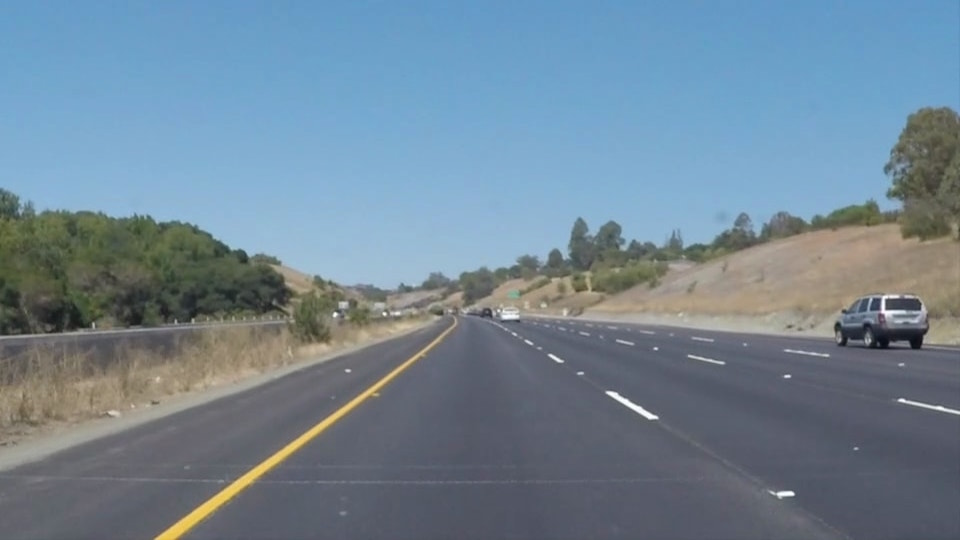
#> input picture test_images/solidYellowCurve.jpg, 960 x 540 px, given in place of right_2016_12_01_13_36_11_911.jpg, which was not available
$ jupyter execute --allow-errors Model_Summary_and_Data-Augmentation_Results_V2.ipynb   (shell and % lines are left out)
#> lines starting #> are read from the running program, lines starting #| are printed output that depends on the picture; pictures that were not available may be replaced by others from this repository, and a replacement may not be noted
[cell 1]
import pandas as pd
import numpy as np
from sklearn.model_selection import train_test_split
from keras.models import Sequential
from keras.optimizers import Adam
from keras.callbacks import ModelCheckpoint
from keras.layers import Lambda, Conv2D, MaxPooling2D, Dropout, Dense, Flatten
import argparse
import os
import cv2
import matplotlib.image as mpimg

np.random.seed(0)


IMAGE_HEIGHT, IMAGE_WIDTH, IMAGE_CHANNELS = 66, 200, 3
INPUT_SHAPE = (IMAGE_HEIGHT, IMAGE_WIDTH, IMAGE_CHANNELS)

[cell 2]
import matplotlib.pyplot as plt
# Visualizations will be shown in the notebook.

#> (a cell that did not finish here is left out)

[cell 4]
data_dir = 'C:/Users/Dell/Desktop/Behavior-Cloning/sim_data/sim_data/data/'
PATH_TO_CSV = 'C:/Users/Dell/Desktop/Behavior-Cloning/sim_data/sim_data/data/driving_log.csv'
CORRECTION = 0.2

[cell 5]
IMAGE_HEIGHT, IMAGE_WIDTH, IMAGE_CHANNELS = 66, 200, 3
INPUT_SHAPE = (IMAGE_HEIGHT, IMAGE_WIDTH, IMAGE_CHANNELS)

[cell 6]
def crop(image):
    """
    Crop the image (removing the sky at the top and the car front at the bottom)
    """
    return image[60:-25, :, :]


def resize(image):
    """
    Resize the image to the input shape used by the network model

    """

    return cv2.resize(image, (IMAGE_WIDTH, IMAGE_HEIGHT), cv2.INTER_AREA)


def rgb2yuv(image):
    """
    Convert the image from RGB to YUV (as per the NVIDIA model )
    """
    return cv2.cvtColor(image, cv2.COLOR_RGB2YUV)


def preprocess(image):
    """
    Combine all preprocess functions into one
    """
    image = crop(image)
    image = resize(image)
    image = rgb2yuv(image)
    return image

[cell 7]
def load_image(choice , data_dir, image_file ,steering_angle):
    """
    Load RGB images from a file
    """
    image = mpimg.imread(os.path.join(data_dir, image_file.strip()))

    image = cv2.resize(image, (IMAGE_WIDTH, IMAGE_HEIGHT), cv2.INTER_AREA)


    if(choice==0):
        plt.title('Left Image')
    elif(choice==1):
        plt.title('Right Image')
    elif(choice==2):
        plt.title('Center Image')

    plt.imshow(image)

    if(choice==0):
        adjusted_steer_angle = steering_angle.item() + 0.2
        plt.xlabel("Steering Angle :" + str(steering_angle) +"\n Steering Angle after correction:"+ str(adjusted_steer_angle))
    elif(choice==1):
        adjusted_steer_angle = steering_angle.item() - 0.2
        plt.xlabel("Steering Angle :" + str(steering_angle) +"\n Steering Angle after correction:"+ str(adjusted_steer_angle))
    elif(choice==2):
        adjusted_steer_angle = steering_angle.item()
        plt.xlabel("Steering Angle :" + str(steering_angle) +"\n Steering Angle after correction:"+ str(adjusted_steer_angle))

    return image

[cell 8]
def load_data(data_dir,PATH_TO_CSV):
    """
    Load training data and split it into training and validation set
    """
    data_df = pd.read_csv(PATH_TO_CSV)
#> (reads driving_log.csv from the repository)

    X = data_df[['center', 'left', 'right']].values
    y = data_df['steering'].values

    X_train, X_valid, y_train, y_valid = train_test_split(X, y, test_size=0.2, random_state=0)

    return X_train, X_valid, y_train, y_valid

[cell 9]
def choose_image(data_dir, center, left, right, steering_angle):
    """
    Randomly choose an image from the center, left or right, and adjust
    the steering angle.
    """
    choice = np.random.choice(3)
    if choice == 0:
        adjusted_angle = steering_angle.item() + 0.2
        image = load_image( choice ,data_dir, left ,steering_angle)
        return image , adjusted_angle,choice
    elif choice == 1:
        adjusted_angle = steering_angle.item() - 0.2
        image = load_image( choice ,data_dir, right ,steering_angle)
        return image , adjusted_angle,choice
    elif choice == 2:
        adjusted_angle = steering_angle.item()
        image = load_image( choice ,data_dir, center ,steering_angle)
        return image , adjusted_angle,choice

    #return image , adjusted_angle


def random_flip(image, steering_angle ,choice):
    """
    Randomly flipt the image left <-> right, and adjust the steering angle.
    """
    setflag = 1

    #if np.random.rand() < 0.5:
    if(setflag==1):
        image_flip = cv2.flip(image, 1)
        steering_angle_flip = -steering_angle
        f, (ax1,ax2) = plt.subplots(1, 2, figsize=(11,11))

        if choice == 0:
            ax1.set_title('Original Left Image')
        elif choice == 1:
            ax1.set_title('Original Right Image')
        elif choice == 2:
            ax1.set_title('Original Center Image')
        ax1.imshow(image)
        ax1.set_xlabel("Steering Angle:"+ str(steering_angle))

        if choice == 0:
            ax2.set_title('Flipped Left Image')
        elif choice == 1:
            ax2.set_title('Flipped Right Image')
        elif choice == 2:
            ax2.set_title('Flipped Center Image')

        ax2.imshow(image_flip)
        ax2.set_xlabel("Flipped Steering Angle:"+ str(steering_angle_flip))
        return image_flip, steering_angle_flip ,choice

    #return image_flip, steering_angle_flip , choice


def random_translate(image, steering_angle, range_x, range_y,choice):
    """
    Randomly shift the image virtially and horizontally (translation).
    """
    trans_x = range_x * (np.random.rand() - 0.5)
    trans_y = range_y * (np.random.rand() - 0.5)
    steering_angle_tr = steering_angle +  trans_x * 0.002
    trans_m = np.float32([[1, 0, trans_x], [0, 1, trans_y]])
    height, width = image.shape[:2]
    image_tr = cv2.warpAffine(image, trans_m, (width, height))
    f, (ax1,ax2) = plt.subplots(1, 2, figsize=(11,11))
    if choice == 0:
        ax1.set_title('Flipped Left Image')
    elif choice == 1:
        ax1.set_title('Flipped Right Image')
    elif choice == 2:
        ax1.set_title('Flipped Center Image')

    ax1.imshow(image)
    ax1.set_xlabel("Steering Angle:"+ str(steering_angle))
    #ax2.set_title('Translated / Warped Image')
    if choice == 0:
        ax2.set_title('Translated / Warped Left Image')
    elif choice == 1:
        ax2.set_title('Translated / Warped Right Image')
    elif choice == 2:
        ax2.set_title('Translated / Warped Center Image')
    ax2.imshow(image_tr)
    ax2.set_xlabel("Steering Angle of Translated / Warped Image:"+ str(steering_angle_tr))


    return image_tr, steering_angle_tr,choice


def random_shadow(origimage,choice):
    """
    Generates and adds random shadow
    """
    # (x1, y1) and (x2, y2) forms a line
    # xm, ym gives all the locations of the image
    x1, y1 = IMAGE_WIDTH * np.random.rand(), 0
    x2, y2 = IMAGE_WIDTH * np.random.rand(), IMAGE_HEIGHT
    xm, ym = np.mgrid[0:IMAGE_HEIGHT, 0:IMAGE_WIDTH]

    """x1, y1 = image.shape[0] * np.random.rand(), 0
    x2, y2 = image.shape[0] * np.random.rand(), image.shape[1]
    xm, ym = np.mgrid[0:image.shape[1], 0:image.shape[0]]"""


    # mathematically speaking, we want to set 1 below the line and zero otherwise
    # Our coordinate is up side down.  So, the above the line:
    # (ym-y1)/(xm-x1) > (y2-y1)/(x2-x1)
    # as x2 == x1 causes zero-division problem, we'll write it in the below form:
    # (ym-y1)*(x2-x1) - (y2-y1)*(xm-x1) > 0
    mask = np.zeros_like(origimage[:, :, 1])
    mask[(ym - y1) * (x2 - x1) - (y2 - y1) * (xm - x1) > 0] = 1

    # choose which side should have shadow and adjust saturation
    cond = mask == np.random.randint(2)
    s_ratio = np.random.uniform(low=0.2, high=0.5)

    # adjust Saturation in HLS(Hue, Light, Saturation)
    hls = cv2.cvtColor(origimage, cv2.COLOR_RGB2HLS)
    hls[:, :, 1][cond] = hls[:, :, 1][cond] * s_ratio

    image_with_shadow = cv2.cvtColor(hls, cv2.COLOR_HLS2RGB)

    f, (ax1,ax2) = plt.subplots(1, 2, figsize=(11,11))
    #ax1.set_title('Original Image')
    if choice == 0:
        ax1.set_title('Translated / Warped Left Image')
    elif choice == 1:
        ax1.set_title('Translated / Warped Right Image')
    elif choice == 2:
        ax1.set_title('Translated / Warped Center Image')
    ax1.imshow(origimage)

    #ax2.set_title('Image with Shadows Generated')
    if choice == 0:
        ax2.set_title('Left Image with Shadows Generated')
    elif choice == 1:
        ax2.set_title('Right Image with Shadows Generated')
    elif choice == 2:
        ax2.set_title('Center Image with Shadows Generated')
    ax2.imshow(image_with_shadow)


    return image_with_shadow,choice


def random_brightness(image,choice):
    """
    Randomly adjust brightness of the image.
    """
    # HSV (Hue, Saturation, Value) is also called HSB ('B' for Brightness).
    hsv = cv2.cvtColor(image, cv2.COLOR_RGB2HSV)
    ratio = 1.0 + 0.4 * (np.random.rand() - 0.5)
    hsv[:,:,2] =  hsv[:,:,2] * ratio

    brightalter_img = cv2.cvtColor(hsv, cv2.COLOR_HSV2RGB)

    f, (ax1,ax2) = plt.subplots(1, 2, figsize=(11,11))

    if choice == 0:
        ax1.set_title('Shadowed Left Image')
    elif choice == 1:
        ax1.set_title('Shadowed Right Image')
    elif choice == 2:
        ax1.set_title('Shadowed Center Image')
    ax1.imshow(image)

    if choice == 0:
        ax2.set_title('Left Image with Brightness Altered')
    elif choice == 1:
        ax2.set_title('Right Image with Brightness Altered')
    elif choice == 2:
        ax2.set_title('Center Image with Brightness Altered')
    ax2.imshow(brightalter_img)


    return brightalter_img,choice

[cell 10]
def augment(data_dir, center, left, right, steering_angle, range_x=100, range_y=10):
    """
    Generate an augmented image and adjust steering angle.
    (The steering angle is associated with the center image)
    """

    image, steering_angle ,choice = choose_image(data_dir, center, left, right, steering_angle )

    image, steering_angle ,choice = random_flip(image, steering_angle, choice)

    image, steering_angle , choice= random_translate(image, steering_angle, range_x, range_y ,choice)

    image,choice = random_shadow(image ,choice )
    image,choice = random_brightness(image,choice)
    return image, steering_angle

[cell 11]
def batch_generator(data_dir, image_paths, steering_angles, batch_size, is_training):


    images = np.empty([batch_size, IMAGE_HEIGHT, IMAGE_WIDTH, IMAGE_CHANNELS])
    steers = np.empty(batch_size)

    i = 0

    for index in np.random.permutation(image_paths.shape[0]):
        if(i<1):

            center, left, right = image_paths[index]

            steering_angle = steering_angles[index]

            # augmentation
            image, steering_angle = augment(data_dir, center, left, right, steering_angle)
#> in load_image, image is the input picture: shape (540, 960, 3); mean R, G, B 113, 133.4, 149
#> in load_image, `image = cv2.resize(image, (IMAGE_WIDTH, IMAGE_HEIGHT), cv2.INTER_AREA)`:
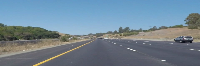
#> image: shape (66, 200, 3); mean R, G, B 112.8, 133.2, 148.9
#> in augment, `image, steering_angle ,choice = choose_image(data_dir, center, left, r..`: steering_angle = -0.148; choice = 1
#> in random_flip, `image_flip = cv2.flip(image, 1)`:
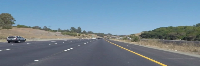
#> image_flip: shape (66, 200, 3); mean R, G, B 112.8, 133.2, 148.9
#> in random_flip, `steering_angle_flip = -steering_angle`: steering_angle_flip = 0.148
#> in random_translate, `steering_angle_tr = steering_angle +  trans_x * 0.002`: steering_angle_tr = 0.114
#> in random_translate, `image_tr = cv2.warpAffine(image, trans_m, (width, height))`:
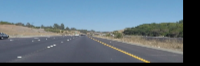
#> image_tr: shape (66, 200, 3); mean R, G, B 99.3, 116.1, 128.9
#> in random_shadow, `hls = cv2.cvtColor(origimage, cv2.COLOR_RGB2HLS)`: hls: shape (66, 200, 3); mean of channels 0, 1, 2 78.3, 114.5, 53.7
#> in random_brightness, `hsv = cv2.cvtColor(image, cv2.COLOR_RGB2HSV)`: hsv: shape (66, 200, 3); mean H, S, V 78.2, 56.5, 133.6
#> in random_brightness, `hsv[:,:,2] =  hsv[:,:,2] * ratio`: hsv: shape (66, 200, 3); mean H, S, V 78.2, 56.5, 152.6
#> in random_brightness, `brightalter_img = cv2.cvtColor(hsv, cv2.COLOR_HSV2RGB)`:
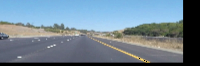
#> brightalter_img: shape (66, 200, 3); mean R, G, B 113.3, 132.5, 147.3
#> steering_angle = 0.114
            # [8 lines of commented-out code are left out]

            i += 1

    """while True:

        i = 0


        for index in np.random.permutation(image_paths.shape[0]):
            center, left, right = image_paths[index]
            print(center, left, right)
            steering_angle = steering_angles[index]
            print(steering_angle)
            # augmentation
            image, steering_angle = augment(data_dir, center, left, right, steering_angle)
            # [8 lines of commented-out code are left out]

            i += 1
            #if i == batch_size:
            if i == 1:
                break
        #return images, steers"""
